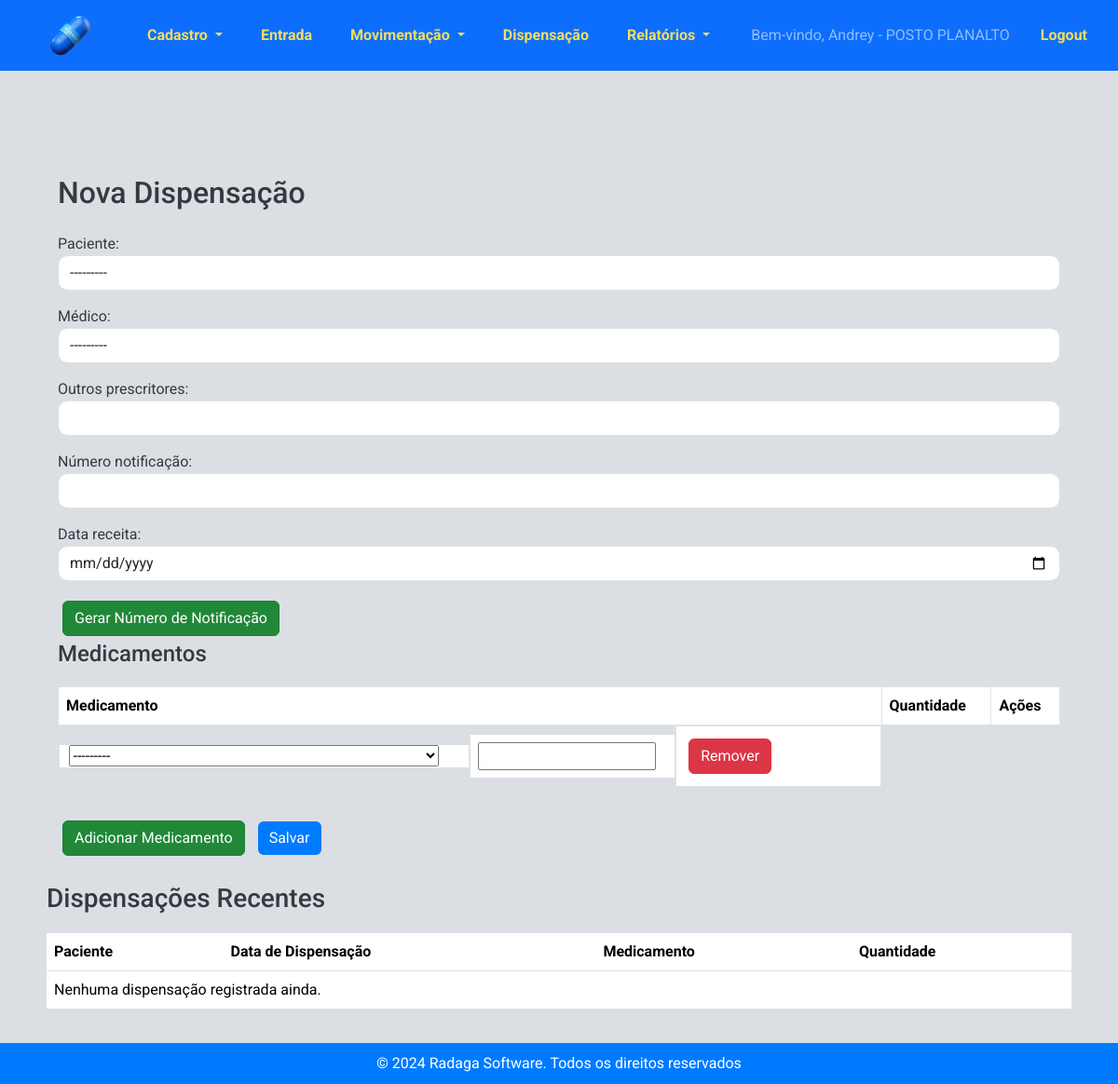
Page /estoque/dispensacoes/nova/ (signed in) on the earlier database version.
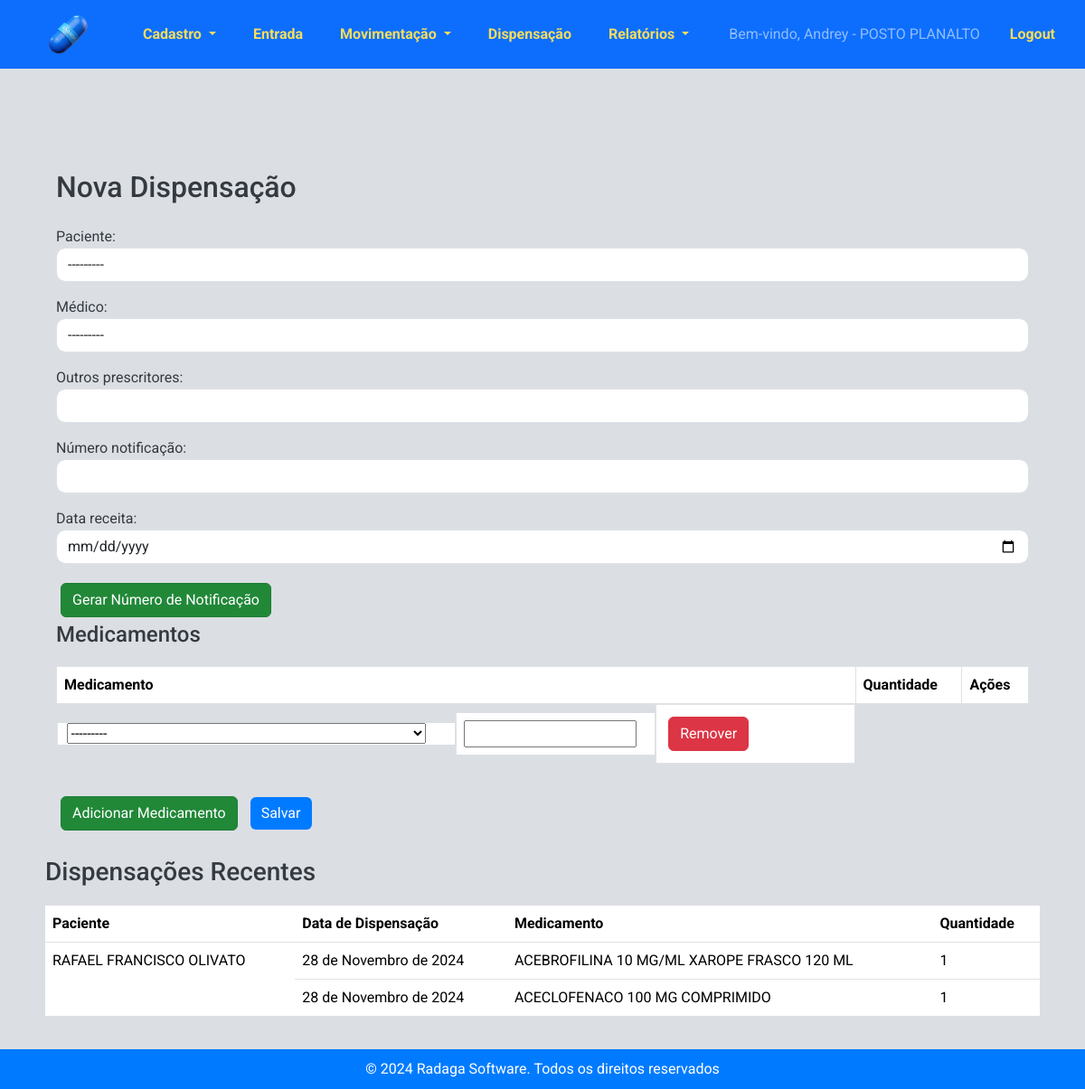
Same page on the later database version.
### estoque/models.py (models this page shows, shortened)
class Profile(models.Model):
    user = models.OneToOneField(User, on_delete=models.CASCADE, default=1)
    estabelecimento = models.ForeignKey(Estabelecimento, on_delete=models.SET_NULL, null=True, blank=True)

class Estabelecimento(models.Model):
    TIPOS_ESTABELECIMENTO = [
        ('Farmacia', 'Farmácia'),
        ('Almoxarifado Central', 'Almoxarifado Central'),
    ]
    nome = models.CharField(max_length=255)
    codigo_cnes = models.CharField(max_length=20)
    farmaceutico_responsavel = models.CharField(max_length=255)
    imagem_logotipo = models.ImageField(upload_to='logotipos/')
    tipo_estabelecimento = models.CharField(max_length=20, choices=TIPOS_ESTABELECIMENTO)

class Dispensacao(models.Model):
    paciente = models.ForeignKey('Paciente', on_delete=models.CASCADE)
    medico = models.ForeignKey('Medico', on_delete=models.SET_NULL, null=True, blank=True,  verbose_name="Médico")
    outros_prescritores = models.CharField(max_length=255, blank=True, null=True)
    numero_notificacao = models.CharField(max_length=6, blank=True, null=True, verbose_name="Número notificação")
    data_receita = models.DateField(default=timezone.now)
    data_dispensacao = models.DateField(auto_now_add=True)

class Paciente(models.Model):
    nome = models.CharField(max_length=100)
    nome_mae = models.CharField(max_length=100, verbose_name="Nome da mãe")
    cns = models.CharField(max_length=15, unique=True, verbose_name="CNS")
    cpf = models.CharField(max_length=11, unique=True, verbose_name="CPF")
    data_nascimento = models.DateField()
    def __str__(self):
        return self.nome

class DispensacaoMedicamento(models.Model):
    dispensacao = models.ForeignKey('Dispensacao', related_name='medicamentos', on_delete=models.CASCADE)
    medicamento = models.ForeignKey('Medicamento', on_delete=models.CASCADE)
    quantidade = models.PositiveIntegerField()

class Medicamento(models.Model):
    LISTA_CHOICES = [
        ('A', 'Lista A'),
        ('B', 'Lista B'),
        ('C', 'Lista C'),
    ]
    codigo_identificacao = models.CharField(max_length=100, blank=True, null=True)
    nome = models.CharField(max_length=255, blank=True, null=True)
    psicotropico = models.CharField(max_length=1, choices=LISTA_CHOICES, blank=True, null=True, verbose_name="Psicotrópico")
    def __str__(self):
        return self.nome

### estoque/views.py (the view)
# urls.py: path('dispensacoes/nova/', views.nova_dispensacao, name='nova_dispensacao'),
@login_required
def nova_dispensacao(request):
    if request.method == "POST":
        form = DispensacaoForm(request.POST)
        formset = DispensacaoMedicamentoFormSet(request.POST)
        if form.is_valid() and formset.is_valid():
            dispensacao = form.save()
            medicamentos = formset.save(commit=False)
            for medicamento in medicamentos:
                medicamento.dispensacao = dispensacao
                medicamento.save()
            messages.success(request, "Dispensação registrada com sucesso!")
            return redirect("listar_dispensacoes")
    else:
        medicamentos_com_estoque = Medicamento.objects.filter(
            detalhesmedicamento__quantidade__gt=0
        ).distinct()
    form = DispensacaoForm()
    formset = DispensacaoMedicamentoFormSet(
        queryset=DispensacaoMedicamento.objects.none()
    )
    dispensacoes_recentes = Dispensacao.objects.all().order_by("-data_dispensacao")[:3]
    return render(
        request,
        "estoque/nova_dispensacao.html",
        {
            "form": form,
            "formset": formset,
            "medicamentos_disponiveis": medicamentos_com_estoque,
            "dispensacoes_recentes": dispensacoes_recentes,
        },
    )

### estoque/forms.py
class DispensacaoForm(forms.ModelForm):
    class Meta:
        model = Dispensacao
        fields = ['paciente', 'medico', 'outros_prescritores', 'numero_notificacao', 'data_receita']
        widgets = {
            'paciente': forms.Select(attrs={'class': 'form-control'}),
            'medico': forms.Select(attrs={'class': 'form-control'}),
            'outros_prescritores': forms.TextInput(attrs={'class': 'form-control'}),
            'numero_notificacao': forms.TextInput(attrs={'class': 'form-control'}),
            'data_receita': forms.DateInput(attrs={'type': 'date', 'class': 'form-control'}),
        }

### estoque/models.py (called while the page is built)
    def __str__(self):
        return self.nome_completo

### estoque/templates/estoque/nova_dispensacao.html (shortened to what this page needs)
{% extends 'estoque/base.html' %}
{% block content %}
<div class="container mt-5">
    <h2 class="mb-4">Nova Dispensação</h2>
    <form method="post">
        {{ form.as_p }}
        <button type="button" class="btn btn-secondary" id="generate-notification-number">Gerar Número de Notificação</button>
        <h4>Medicamentos</h4>
        <table class="table table-bordered" id="medicamentos-table">
            <thead>
                <tr>
                    <th>Medicamento</th>
                    <th>Quantidade</th>
                    <th>Ações</th>
                </tr>
            </thead>
            <tbody>
                {% for form in formset %}
                <tr class="form-row align-items-center">
                    <td class="col-md-6">{{ form.medicamento }}</td>
                    <td class="col-md-3">{{ form.quantidade }}</td>
                    <td class="col-md-3">
                        <button type="button" class="btn btn-danger remove-form-row">Remover</button>
                    </td>
                </tr>
                {% endfor %}
            </tbody>
        </table>
        <button type="button" class="btn btn-secondary" id="add-medicamento">Adicionar Medicamento</button>
        <button type="submit" class="btn btn-primary">Salvar</button>
    </form>
</div>
<br>
<h3>Dispensações Recentes</h3>
<table class="table">
    <thead>
        <tr>
            <th>Paciente</th>
            <th>Data de Dispensação</th>
            <th>Medicamento</th>
            <th>Quantidade</th>
        </tr>
    </thead>
    <tbody>
        {% for dispensacao in dispensacoes_recentes %}
            {% for item in dispensacao.medicamentos.all %}
                <tr>
                    {% if forloop.first %}
                        <td rowspan="{{ dispensacao.medicamentos.count }}">{{ dispensacao.paciente.nome }}</td>
                    {% endif %}
                    <td>{{ dispensacao.data_dispensacao }}</td>
                    <td>{{ item.medicamento.nome }}</td>
                    <td>{{ item.quantidade }}</td>
                </tr>
            {% endfor %}
        {% empty %}
            <tr>
                <td colspan="4">Nenhuma dispensação registrada ainda.</td>
            </tr>
        {% endfor %}
    </tbody>
</table>
{% endblock %}

### estoque/templates/estoque/base.html (shortened to what this page needs)
<!DOCTYPE html>
<html>
<head>
    {% load static %}
    <link rel="stylesheet"
    href="https://cdnjs.cloudflare.com/ajax/libs/bootstrap-datepicker/1.9.0/css/bootstrap-datepicker.min.css">
<link href="https://cdn.jsdelivr.net/npm/bootstrap@5.3.3/dist/css/bootstrap.min.css" rel="stylesheet">
<link rel="stylesheet" href="{% static 'estoque/css/styles.css' %}">
<link href="https://cdn.jsdelivr.net/npm/select2@4.1.0-rc.0/dist/css/select2.min.css" rel="stylesheet" />
<link href="https://cdnjs.cloudflare.com/ajax/libs/bootstrap-icons/1.10.0/font/bootstrap-icons.min.css" rel="stylesheet">
</head>
<body>
    <nav class="navbar navbar-expand-lg navbar-dark bg-primary">
        <a href="{% url 'nova_dispensacao' %}">
            <img src="{% static 'estoque/pill.png' %}" alt="UML" style="margin: 5px 50px;height: 50px;" />
        </a>
        <div class="collapse navbar-collapse" id="navbarNav">
            <ul class="navbar-nav">
                <li class="nav-item dropdown">
                    <a class="nav-link dropdown-toggle" href="#" role="button" id="cadastroDropdown" role="button"
                        data-bs-toggle="dropdown" aria-haspopup="true" aria-expanded="false">
                        Cadastro
                    </a>
                </li>
                <li class="nav-item">
                    <a class="nav-link" href="{% url 'entrada_estoque' %}">Entrada</a>
                </li>
                <li class="nav-item dropdown">
                    <a class="nav-link dropdown-toggle" href="#" id="saidasDropdown" role="button"
                        data-bs-toggle="dropdown" aria-haspopup="true" aria-expanded="false">
                        Movimentação
                    </a>
                </li>
                <li class="nav-item">
                    <a class="nav-link" href="{% url 'nova_dispensacao' %}">Dispensação</a>
                </li>
                <li class="nav-item dropdown">
                    <a class="nav-link dropdown-toggle" href="#" id="relatoriosDropdown" role="button"
                        data-bs-toggle="dropdown" aria-haspopup="true" aria-expanded="false">
                        Relatórios
                    </a>
                </li>
            </ul>
            <ul class="navbar-nav ms-auto">
                {% if user.is_authenticated %}
                <li class="nav-item">
                    <span class="navbar-text">Bem-vindo, {{ user.username }} -
                        {% if user.profile.estabelecimento %}
                            {{ user.profile.estabelecimento.nome }}
                        {% endif %}
                    </span>
                </li>
                <li class="nav-item">
                    <a class="nav-link" href="#"
                        onclick="event.preventDefault(); document.getElementById('logout-form').submit();">
                        Logout
                    </a>
                </li>
                {% else %}
                <li class="nav-item">
                    <a class="nav-link" href="{% url 'login' %}">
                        <i class="bi bi-box-arrow-in-right"></i> Login
                    </a>
                </li>
                {% endif %}
            </ul>
        </div>
    </nav>
    <br>
    <div class="container content">
        {% block content %}{% endblock %}
    </div>
    <footer>
        &copy; 2024 Radaga Software. Todos os direitos reservados
    </footer>
</body>
</html>

### estoque/static/estoque/css/styles.css (style rules this page uses)
html, body { height: 100%; margin: 0; padding: 0; font-family: 'Roboto', sans-serif; background-color: #dbdfe4; color: #343a40; display: flex; flex-direction: column; }
.navbar { background-color: #007bff; margin-bottom: 0; align-items: center; }
.navbar .navbar-brand, .navbar .nav-link { color: #F5DD5D !important; font-weight: bold; font-family: 'Roboto', sans-serif; }
.navbar .navbar-nav .nav-item { margin-right: 25px; }
.navbar-collapse { justify-content: center; }
.navbar img { vertical-align: middle; }
.navbar-text { line-height: 40px; margin-left: 10px; }
.navbar .navbar-nav.ms-auto { margin-left: auto; }
.content { flex: 1; padding: 20px; }
footer { background-color: #007bff; color: #ffffff; padding: 10px 0; text-align: center; width: 100%; margin-top: auto; }
.container { margin-top: 20px; }
.btn-primary { background-color: #007bff; border: none; }
.form-control { border-radius: 10px; }
.btn { margin: 5px; }
.btn-secondary { background-color: #218838; border-color: #1e7e34; }
h1, h2, h3, h4, h5, h6 { font-family: 'Roboto', sans-serif; color: #343a40; margin-bottom: 20px; }
h2 { font-size: 2rem; }
h3 { font-size: 1.75rem; }
h4 { font-size: 1.5rem; }
.form-row { display: flex; flex-wrap: wrap; margin-bottom: 15px; }
.form-row .col-md-6 { flex: 0 0 50%; max-width: 50%; padding: 0 10px; box-sizing: border-box; }

Differences in the rows shown:
added Dispensacao: paciente.nome "RAFAEL FRANCISCO OLIVATO", data_dispensacao "28 de Novembro de 2024"
added DispensacaoMedicamento: medicamento.nome "ACEBROFILINA 10 MG/ML XAROPE FRASCO 120 ML", quantidade "1"
added DispensacaoMedicamento: medicamento.nome "ACECLOFENACO 100 MG COMPRIMIDO", quantidade "1"
Other differences:
text no longer shown: "Nenhuma dispensação registrada ainda."
